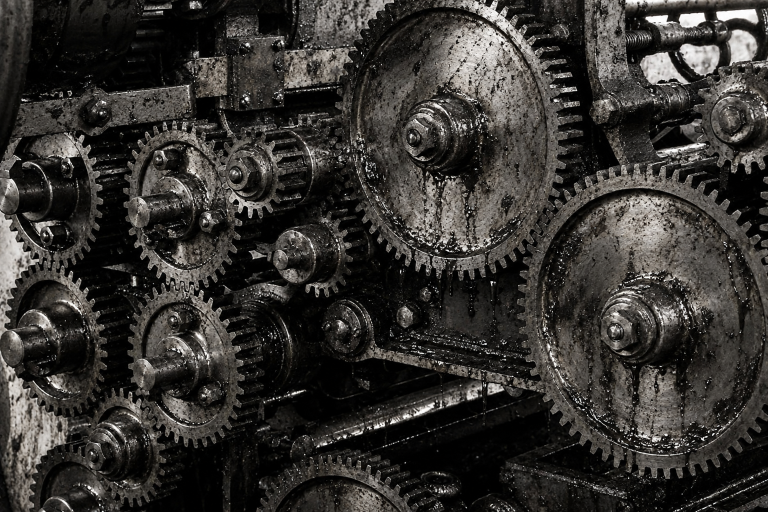
#> input picture backend_python/after.png, 1536 x 1024 px (shown at 1/2 size)
$ python local_vision.py
#> lines starting #> are read from the running program, lines starting #| are printed output that depends on the picture
import asyncio
from io import BytesIO
from pathlib import Path
from time import perf_counter

from PIL import Image, ImageOps
from ollama import AsyncClient


# ---------- ตั้งค่า ----------

MODEL = "gemma3:4b"
IMAGE_PATH = Path(__file__).resolve().parent / "after.png"

MAX_IMAGE_SIZE = 512
MAX_WAIT_SECONDS = 180

PROMPT = """
ภาพนี้เห็นอะไร?
ตอบภาษาไทยเพียง 1 ประโยคสั้น ๆ
บอกวัตถุหลักและลักษณะที่เห็นชัด เช่น สีหรือรูปทรง
ไม่ต้องวิเคราะห์ความเสียหายหรือให้คำแนะนำ
หากมองไม่ชัดให้บอกว่าไม่ชัด ห้ามเดา
"""


# ---------- เตรียมภาพ ----------

def prepare_image(path):
    if not path.is_file():
        raise FileNotFoundError(
            f"ไม่พบภาพ: {path}\n"
            "นำ after.png ไปวางในโฟลเดอร์เดียวกับ local_vision.py"
        )

    with Image.open(path) as original:
#> original is the input picture: PIL image 1536x1024 RGB; mean R, G, B 53.7, 51.4, 48.2
        picture = ImageOps.exif_transpose(original).convert("RGBA")

        picture.thumbnail(
            (MAX_IMAGE_SIZE, MAX_IMAGE_SIZE),
            Image.Resampling.LANCZOS,
        )
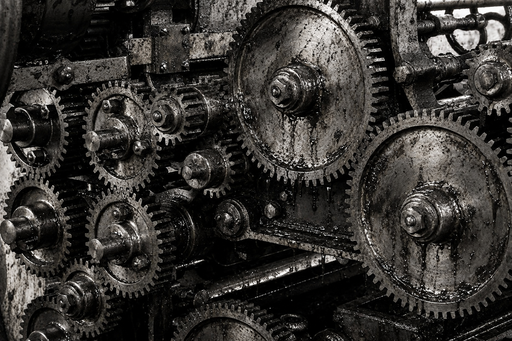
#> picture: PIL image 512x341 RGBA; mean R, G, B, A 53.8, 51.4, 48.3, 255

        # วางภาพ PNG ที่มีพื้นโปร่งใสบนพื้นสีขาว
        background = Image.new("RGBA", picture.size, "white")
#> background: PIL image 512x341 RGBA; every value is 255
        background.alpha_composite(picture)
        picture = background.convert("RGB")
#> picture: PIL image 512x341 RGB

        buffer = BytesIO()
        picture.save(buffer, format="PNG")

        print(
            f"เตรียมภาพแล้ว: {path.name} "
            f"({picture.width} × {picture.height} พิกเซล)",
            flush=True,
        )
#| เตรียมภาพแล้ว: after.png (512 × 341 พิกเซล)

        return buffer.getvalue()


# ---------- แสดงเวลารอ ----------

async def show_waiting(started, first_text):
    while not first_text.is_set():
        elapsed = int(perf_counter() - started)

        print(
            f"\rกำลังรอ AI วิเคราะห์ภาพ | {elapsed} วินาที"
            " | กด Ctrl+C เพื่อยกเลิก",
            end="",
            flush=True,
        )

        await asyncio.sleep(1)


# ---------- วิเคราะห์ภาพ ----------

async def inspect(image_bytes, first_text):
    client = AsyncClient(
        host="http://127.0.0.1:11434",
        timeout=MAX_WAIT_SECONDS,
    )

    stream = None
    got_text = False
    completed = False

    try:
        stream = await client.chat(
            model=MODEL,
            messages=[
                {
                    "role": "user",
                    "content": PROMPT,
                    "images": [image_bytes],
                }
            ],
            options={
                "temperature": 0,
                "num_ctx": 2048,
                "num_predict": 60,
            },
            keep_alive="5m",
            stream=True,
        )

        async for chunk in stream:
            text = chunk.message.content or ""

            if text:
                if not got_text:
                    first_text.set()
                    print("\n\nAI เริ่มตอบแล้ว:\n", flush=True)
                    got_text = True

                print(text, end="", flush=True)

            if chunk.done:
                completed = True

                if chunk.done_reason == "length":
                    print(
                        "\n\n[ถึงขีดจำกัดความยาว "
                        "คำตอบอาจยังไม่ครบ]",
                        flush=True,
                    )

        if not got_text:
            raise RuntimeError("โมเดลไม่ได้ส่งคำอธิบายกลับมา")

        if not completed:
            raise RuntimeError(
                "การเชื่อมต่อจบก่อนโมเดลตอบครบ "
                "ข้อความด้านบนอาจไม่สมบูรณ์"
            )

    finally:
        if stream is not None:
            await stream.aclose()


# ---------- เริ่มทำงาน ----------

async def main():
    image_bytes = prepare_image(IMAGE_PATH)
    started = perf_counter()

    first_text = asyncio.Event()
    waiting_task = asyncio.create_task(
        show_waiting(started, first_text)
    )

    final_message = ""

    try:
        await asyncio.wait_for(
            inspect(image_bytes, first_text),
            timeout=MAX_WAIT_SECONDS,
        )

        final_message = "รับคำตอบเสร็จแล้ว"

    except asyncio.TimeoutError:
        final_message = (
            f"ครบเวลารอ {MAX_WAIT_SECONDS} วินาที "
            "จึงยกเลิกการรอผล\n"
            "หากมีคำตอบแสดงแล้ว คำตอบนั้นอาจยังไม่ครบ"
        )

    except asyncio.CancelledError:
        final_message = "ยกเลิกการรอแล้ว"
        raise

    except Exception as error:
        final_message = f"วิเคราะห์ไม่สำเร็จ: {error}"

    finally:
        first_text.set()
        waiting_task.cancel()

        try:
            await waiting_task
        except asyncio.CancelledError:
            pass

        elapsed = perf_counter() - started

        print(f"\n\n{final_message}", flush=True)
        print(f"เวลารวม: {elapsed:.1f} วินาที", flush=True)


if __name__ == "__main__":
    try:
        asyncio.run(main())
#> (the call stopped at `async def inspect(image_bytes, first_text): client = AsyncClient( host..`: ollama is not available in this run)
    except KeyboardInterrupt:
        print("\nปิดการทดสอบแล้ว")
    except Exception as error:
        print(f"\nเกิดข้อผิดพลาด: {error}")
